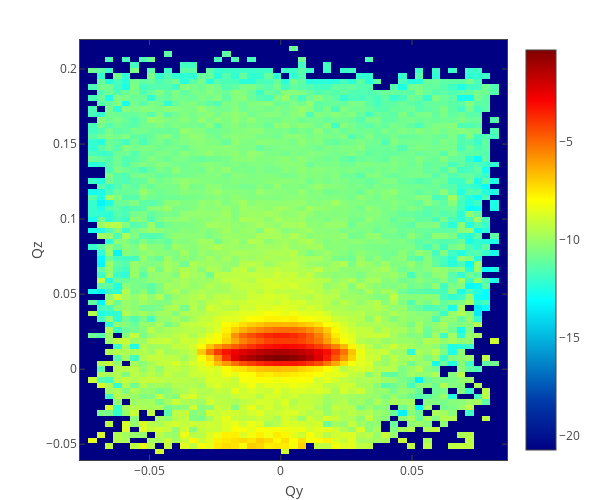

Notebook source saved alongside this figure:
### Markdown cell above
## QuickNXS v2 output

### Code cell
filepath = '/SNS/users/m2d/git/reflectivity_ui/test/comparison/v2/REF_M_30806+30807+30808_GISANS_3.000-5.500_Off-Off_set_1.dat'
qy_v2, qz_v2, off_spec_band1_v2 = load_data(filepath, ncols=4)

plot_heatmap(qy_v2, qz_v2, np.log(off_spec_band1_v2).T, x_title='Qy', y_title='Qz', surface=False,
                 x_log=False, y_log=False)

### Figure 1 — Plotly figure (JSON) as saved in the notebook; plotly's stock layout.template omitted (floating-point values rounded to 4 significant figures; data arrays with more than 128 entries replaced by an {"elided": "..."} marker saying what was removed)
{"data": [{"autocolorscale": false, "colorscale": [[0, "rgb(0,0,131)"], [0.125, "rgb(0,60,170)"], [0.375, "rgb(5,255,255)"], [0.625, "rgb(255,255,0)"], [0.875, "rgb(250,0,0)"], [1, "rgb(128,0,0)"]], "hoverinfo": "x+y+z", "type": "heatmap", "uid": "91c68ac8-baf8-413d-8d04-6e3c4a505234", "x": [-0.07487, -0.07169, -0.0685, -0.06531, -0.06212, -0.05893, -0.05574, -0.05255, -0.04936, -0.04618, -0.04299, -0.0398, -0.03661, -0.03342, -0.03023, -0.02704, -0.02385, -0.02067, -0.01748, -0.01429, -0.0111, -0.007911, -0.004722, -0.001533, 0.001656, 0.004845, 0.008033, 0.01122, 0.01441, 0.0176, 0.02079, 0.02398, 0.02717, 0.03035, 0.03354, 0.03673, 0.03992, 0.04311, 0.0463, 0.04949, 0.05268, 0.05586, 0.05905, 0.06224, 0.06543, 0.06862, 0.07181, 0.075, 0.07819, 0.08138, 0.08456], "y": [-0.05869, -0.05501, -0.05133, -0.04765, -0.04396, -0.04028, -0.0366, -0.03292, -0.02923, -0.02555, -0.02187, -0.01819, -0.0145, -0.01082, -0.007138, -0.003456, 0.000227, 0.00391, 0.007592, 0.01127, 0.01496, 0.01864, 0.02232, 0.026, 0.02969, 0.03337, 0.03705, 0.04074, 0.04442, 0.0481, 0.05178, 0.05547, 0.05915, 0.06283, 0.06651, 0.0702, 0.07388, 0.07756, 0.08124, 0.08493, 0.08861, 0.09229, 0.09597, 0.09966, 0.1033, 0.107, 0.1107, 0.1144, 0.1181, 0.1218, 0.1254, 0.1291, 0.1328, 0.1365, 0.1402, 0.1438, 0.1475, 0.1512, 0.1549, 0.1586, 0.1623, 0.1659, 0.1696, 0.1733, 0.177, 0.1807, 0.1844, 0.188, 0.1917, 0.1954, 0.1991, 0.2028, 0.2064, 0.2101, 0.2138, 0.2175], "z": {"elided": "76x51 float values"}}], "layout": {"autosize": true, "bargap": 0, "height": 500, "hovermode": "closest", "margin": {"b": 40, "l": 80, "r": 40, "t": 40}, "showlegend": false, "width": 600, "xaxis": {"exponentformat": "power", "mirror": "all", "showexponent": "all", "showgrid": true, "showline": true, "ticks": "inside", "title": "Qy", "zeroline": false}, "yaxis": {"exponentformat": "power", "mirror": "all", "showexponent": "all", "showgrid": true, "showline": true, "ticks": "inside", "title": "Qz", "zeroline": false}}}
